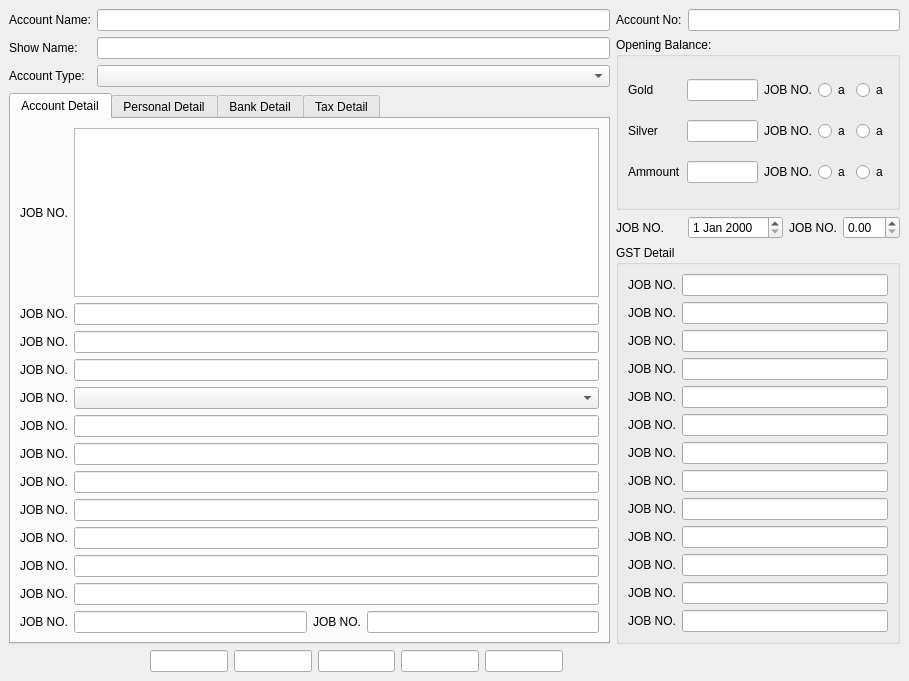
<?xml version="1.0" encoding="UTF-8"?>
<ui version="4.0">
 <class>Account</class>
 <widget class="QDialog" name="Account">
  <property name="geometry">
   <rect>
    <x>0</x>
    <y>0</y>
    <width>909</width>
    <height>681</height>
   </rect>
  </property>
  <property name="windowTitle">
   <string>Dialog</string>
  </property>
  <layout class="QGridLayout" name="gridLayout">
   <property name="leftMargin">
    <number>0</number>
   </property>
   <property name="topMargin">
    <number>0</number>
   </property>
   <property name="rightMargin">
    <number>0</number>
   </property>
   <property name="bottomMargin">
    <number>0</number>
   </property>
   <property name="spacing">
    <number>0</number>
   </property>
   <item row="0" column="0">
    <widget class="QStackedWidget" name="stackedWidget">
     <property name="currentIndex">
      <number>0</number>
     </property>
     <widget class="QWidget" name="page">
      <layout class="QGridLayout" name="gridLayout_2">
       <item row="4" column="14">
        <widget class="QDateEdit" name="dateEdit"/>
       </item>
       <item row="1" column="13" rowspan="3" colspan="4">
        <widget class="QGroupBox" name="groupBox">
         <property name="title">
          <string>Opening Balance:</string>
         </property>
         <layout class="QGridLayout" name="gridLayout_3">
          <item row="0" column="2">
           <widget class="QLabel" name="jobNoLabel_8">
            <property name="text">
             <string>JOB NO.</string>
            </property>
           </widget>
          </item>
          <item row="2" column="3">
           <widget class="QRadioButton" name="radioButton_3">
            <property name="text">
             <string>a</string>
            </property>
           </widget>
          </item>
          <item row="2" column="2">
           <widget class="QLabel" name="jobNoLabel_10">
            <property name="text">
             <string>JOB NO.</string>
            </property>
           </widget>
          </item>
          <item row="1" column="0">
           <widget class="QLabel" name="jobNoLabel_6">
            <property name="text">
             <string>Silver</string>
            </property>
           </widget>
          </item>
          <item row="0" column="0">
           <widget class="QLabel" name="jobNoLabel_5">
            <property name="text">
             <string>Gold </string>
            </property>
           </widget>
          </item>
          <item row="2" column="1">
           <widget class="QLineEdit" name="jobNoLineEdit_6"/>
          </item>
          <item row="0" column="1">
           <widget class="QLineEdit" name="jobNoLineEdit_4"/>
          </item>
          <item row="2" column="0">
           <widget class="QLabel" name="jobNoLabel_7">
            <property name="text">
             <string>Ammount</string>
            </property>
           </widget>
          </item>
          <item row="1" column="3">
           <widget class="QRadioButton" name="radioButton_2">
            <property name="text">
             <string>a</string>
            </property>
           </widget>
          </item>
          <item row="1" column="1">
           <widget class="QLineEdit" name="jobNoLineEdit_5"/>
          </item>
          <item row="0" column="3">
           <widget class="QRadioButton" name="radioButton">
            <property name="text">
             <string>a</string>
            </property>
           </widget>
          </item>
          <item row="1" column="2">
           <widget class="QLabel" name="jobNoLabel_9">
            <property name="text">
             <string>JOB NO.</string>
            </property>
           </widget>
          </item>
          <item row="0" column="4">
           <widget class="QRadioButton" name="radioButton_4">
            <property name="text">
             <string>a</string>
            </property>
           </widget>
          </item>
          <item row="1" column="4">
           <widget class="QRadioButton" name="radioButton_5">
            <property name="text">
             <string>a</string>
            </property>
           </widget>
          </item>
          <item row="2" column="4">
           <widget class="QRadioButton" name="radioButton_6">
            <property name="text">
             <string>a</string>
            </property>
           </widget>
          </item>
         </layout>
        </widget>
       </item>
       <item row="4" column="15">
        <widget class="QLabel" name="jobNoLabel_12">
         <property name="text">
          <string>JOB NO.</string>
         </property>
        </widget>
       </item>
       <item row="2" column="1" colspan="12">
        <widget class="QComboBox" name="comboBox"/>
       </item>
       <item row="8" column="9">
        <widget class="QLineEdit" name="jobNoLineEdit_9"/>
       </item>
       <item row="2" column="0">
        <widget class="QLabel" name="jobNoLabel_3">
         <property name="text">
          <string>Account Type:</string>
         </property>
        </widget>
       </item>
       <item row="1" column="0">
        <widget class="QLabel" name="jobNoLabel_2">
         <property name="text">
          <string>Show Name:</string>
         </property>
        </widget>
       </item>
       <item row="3" column="0" rowspan="5" colspan="13">
        <widget class="QTabWidget" name="tabWidget">
         <property name="currentIndex">
          <number>0</number>
         </property>
         <widget class="QWidget" name="accountDetail">
          <attribute name="title">
           <string>Account Detail</string>
          </attribute>
          <layout class="QGridLayout" name="gridLayout_4">
           <item row="12" column="1">
            <widget class="QLineEdit" name="lineEdit_12"/>
           </item>
           <item row="8" column="0">
            <widget class="QLabel" name="jobNoLabel_20">
             <property name="text">
              <string>JOB NO.</string>
             </property>
            </widget>
           </item>
           <item row="7" column="0">
            <widget class="QLabel" name="jobNoLabel_21">
             <property name="text">
              <string>JOB NO.</string>
             </property>
            </widget>
           </item>
           <item row="5" column="0">
            <widget class="QLabel" name="jobNoLabel_23">
             <property name="text">
              <string>JOB NO.</string>
             </property>
            </widget>
           </item>
           <item row="11" column="0">
            <widget class="QLabel" name="jobNoLabel_17">
             <property name="text">
              <string>JOB NO.</string>
             </property>
            </widget>
           </item>
           <item row="12" column="2">
            <widget class="QLabel" name="jobNoLabel_16">
             <property name="text">
              <string>JOB NO.</string>
             </property>
            </widget>
           </item>
           <item row="1" column="0">
            <widget class="QLabel" name="jobNoLabel_25">
             <property name="text">
              <string>JOB NO.</string>
             </property>
            </widget>
           </item>
           <item row="12" column="0">
            <widget class="QLabel" name="jobNoLabel_15">
             <property name="text">
              <string>JOB NO.</string>
             </property>
            </widget>
           </item>
           <item row="0" column="0">
            <widget class="QLabel" name="jobNoLabel_13">
             <property name="text">
              <string>JOB NO.</string>
             </property>
            </widget>
           </item>
           <item row="10" column="0">
            <widget class="QLabel" name="jobNoLabel_18">
             <property name="text">
              <string>JOB NO.</string>
             </property>
            </widget>
           </item>
           <item row="9" column="0">
            <widget class="QLabel" name="jobNoLabel_19">
             <property name="text">
              <string>JOB NO.</string>
             </property>
            </widget>
           </item>
           <item row="3" column="0">
            <widget class="QLabel" name="jobNoLabel_24">
             <property name="text">
              <string>JOB NO.</string>
             </property>
            </widget>
           </item>
           <item row="2" column="0">
            <widget class="QLabel" name="jobNoLabel_14">
             <property name="text">
              <string>JOB NO.</string>
             </property>
            </widget>
           </item>
           <item row="12" column="3">
            <widget class="QLineEdit" name="lineEdit_13"/>
           </item>
           <item row="6" column="0">
            <widget class="QLabel" name="jobNoLabel_22">
             <property name="text">
              <string>JOB NO.</string>
             </property>
            </widget>
           </item>
           <item row="4" column="0">
            <widget class="QLabel" name="jobNoLabel_26">
             <property name="text">
              <string>JOB NO.</string>
             </property>
            </widget>
           </item>
           <item row="0" column="1" colspan="3">
            <widget class="QTextEdit" name="textEdit"/>
           </item>
           <item row="1" column="1" colspan="3">
            <widget class="QLineEdit" name="lineEdit_10"/>
           </item>
           <item row="2" column="1" colspan="3">
            <widget class="QLineEdit" name="lineEdit"/>
           </item>
           <item row="3" column="1" colspan="3">
            <widget class="QLineEdit" name="lineEdit_11"/>
           </item>
           <item row="5" column="1" colspan="3">
            <widget class="QLineEdit" name="lineEdit_8"/>
           </item>
           <item row="6" column="1" colspan="3">
            <widget class="QLineEdit" name="lineEdit_7"/>
           </item>
           <item row="7" column="1" colspan="3">
            <widget class="QLineEdit" name="lineEdit_6"/>
           </item>
           <item row="8" column="1" colspan="3">
            <widget class="QLineEdit" name="lineEdit_4"/>
           </item>
           <item row="9" column="1" colspan="3">
            <widget class="QLineEdit" name="lineEdit_5"/>
           </item>
           <item row="10" column="1" colspan="3">
            <widget class="QLineEdit" name="lineEdit_3"/>
           </item>
           <item row="11" column="1" colspan="3">
            <widget class="QLineEdit" name="lineEdit_2"/>
           </item>
           <item row="4" column="1" colspan="3">
            <widget class="QComboBox" name="comboBox_2"/>
           </item>
          </layout>
         </widget>
         <widget class="QWidget" name="personalDetail">
          <attribute name="title">
           <string>Personal Detail</string>
          </attribute>
          <layout class="QGridLayout" name="gridLayout_5">
           <item row="10" column="2">
            <spacer name="horizontalSpacer_15">
             <property name="orientation">
              <enum>Qt::Orientation::Horizontal</enum>
             </property>
             <property name="sizeHint" stdset="0">
              <size>
               <width>40</width>
               <height>20</height>
              </size>
             </property>
            </spacer>
           </item>
           <item row="5" column="1" colspan="8">
            <widget class="QLineEdit" name="jobNoLineEdit_17"/>
           </item>
           <item row="7" column="0">
            <widget class="QLabel" name="jobNoLabel_34">
             <property name="text">
              <string>JOB NO.</string>
             </property>
            </widget>
           </item>
           <item row="4" column="0">
            <widget class="QLabel" name="jobNoLabel_31">
             <property name="text">
              <string>JOB NO.</string>
             </property>
            </widget>
           </item>
           <item row="10" column="0">
            <spacer name="horizontalSpacer">
             <property name="orientation">
              <enum>Qt::Orientation::Horizontal</enum>
             </property>
             <property name="sizeHint" stdset="0">
              <size>
               <width>40</width>
               <height>20</height>
              </size>
             </property>
            </spacer>
           </item>
           <item row="10" column="6">
            <spacer name="horizontalSpacer_11">
             <property name="orientation">
              <enum>Qt::Orientation::Horizontal</enum>
             </property>
             <property name="sizeHint" stdset="0">
              <size>
               <width>40</width>
               <height>20</height>
              </size>
             </property>
            </spacer>
           </item>
           <item row="3" column="1" colspan="8">
            <widget class="QLineEdit" name="jobNoLineEdit_15"/>
           </item>
           <item row="10" column="5">
            <spacer name="horizontalSpacer_12">
             <property name="orientation">
              <enum>Qt::Orientation::Horizontal</enum>
             </property>
             <property name="sizeHint" stdset="0">
              <size>
               <width>40</width>
               <height>20</height>
              </size>
             </property>
            </spacer>
           </item>
           <item row="0" column="1" colspan="8">
            <widget class="QLineEdit" name="jobNoLineEdit_12"/>
           </item>
           <item row="10" column="4">
            <spacer name="horizontalSpacer_13">
             <property name="orientation">
              <enum>Qt::Orientation::Horizontal</enum>
             </property>
             <property name="sizeHint" stdset="0">
              <size>
               <width>40</width>
               <height>20</height>
              </size>
             </property>
            </spacer>
           </item>
           <item row="2" column="0">
            <widget class="QLabel" name="jobNoLabel_29">
             <property name="text">
              <string>JOB NO.</string>
             </property>
            </widget>
           </item>
           <item row="3" column="0">
            <widget class="QLabel" name="jobNoLabel_30">
             <property name="text">
              <string>JOB NO.</string>
             </property>
            </widget>
           </item>
           <item row="0" column="0">
            <widget class="QLabel" name="jobNoLabel_27">
             <property name="text">
              <string>JOB NO.</string>
             </property>
            </widget>
           </item>
           <item row="6" column="0">
            <widget class="QLabel" name="jobNoLabel_33">
             <property name="text">
              <string>JOB NO.</string>
             </property>
            </widget>
           </item>
           <item row="7" column="8">
            <widget class="QRadioButton" name="radioButton_8">
             <property name="text">
              <string>RadioButton</string>
             </property>
            </widget>
           </item>
           <item row="1" column="0">
            <widget class="QLabel" name="jobNoLabel_28">
             <property name="text">
              <string>JOB NO.</string>
             </property>
            </widget>
           </item>
           <item row="6" column="1" colspan="8">
            <widget class="QDateEdit" name="dateEdit_2"/>
           </item>
           <item row="7" column="1">
            <widget class="QRadioButton" name="radioButton_7">
             <property name="text">
              <string>RadioButton</string>
             </property>
            </widget>
           </item>
           <item row="8" column="0">
            <widget class="QLabel" name="jobNoLabel_35">
             <property name="text">
              <string>JOB NO.</string>
             </property>
            </widget>
           </item>
           <item row="10" column="8">
            <spacer name="horizontalSpacer_5">
             <property name="orientation">
              <enum>Qt::Orientation::Horizontal</enum>
             </property>
             <property name="sizeHint" stdset="0">
              <size>
               <width>40</width>
               <height>20</height>
              </size>
             </property>
            </spacer>
           </item>
           <item row="4" column="1" colspan="8">
            <widget class="QLineEdit" name="jobNoLineEdit_16"/>
           </item>
           <item row="10" column="7">
            <spacer name="horizontalSpacer_10">
             <property name="orientation">
              <enum>Qt::Orientation::Horizontal</enum>
             </property>
             <property name="sizeHint" stdset="0">
              <size>
               <width>40</width>
               <height>20</height>
              </size>
             </property>
            </spacer>
           </item>
           <item row="2" column="1" colspan="8">
            <widget class="QLineEdit" name="jobNoLineEdit_14"/>
           </item>
           <item row="1" column="1" colspan="8">
            <widget class="QLineEdit" name="jobNoLineEdit_13"/>
           </item>
           <item row="5" column="0">
            <widget class="QLabel" name="jobNoLabel_32">
             <property name="text">
              <string>JOB NO.</string>
             </property>
            </widget>
           </item>
           <item row="10" column="3">
            <spacer name="horizontalSpacer_14">
             <property name="orientation">
              <enum>Qt::Orientation::Horizontal</enum>
             </property>
             <property name="sizeHint" stdset="0">
              <size>
               <width>40</width>
               <height>20</height>
              </size>
             </property>
            </spacer>
           </item>
           <item row="10" column="1">
            <spacer name="horizontalSpacer_4">
             <property name="orientation">
              <enum>Qt::Orientation::Horizontal</enum>
             </property>
             <property name="sizeHint" stdset="0">
              <size>
               <width>40</width>
               <height>20</height>
              </size>
             </property>
            </spacer>
           </item>
           <item row="8" column="1" colspan="8">
            <widget class="QComboBox" name="comboBox_3"/>
           </item>
           <item row="9" column="0" colspan="9">
            <widget class="QTableView" name="tableView_3"/>
           </item>
          </layout>
         </widget>
         <widget class="QWidget" name="bankDetail">
          <attribute name="title">
           <string>Bank Detail</string>
          </attribute>
          <layout class="QFormLayout" name="formLayout">
           <item row="0" column="0" colspan="2">
            <widget class="QTableView" name="tableView"/>
           </item>
          </layout>
         </widget>
         <widget class="QWidget" name="taxDetail">
          <attribute name="title">
           <string>Tax Detail</string>
          </attribute>
          <layout class="QFormLayout" name="formLayout_2">
           <item row="0" column="0" colspan="2">
            <widget class="QTableView" name="tableView_2"/>
           </item>
          </layout>
         </widget>
        </widget>
       </item>
       <item row="8" column="4">
        <spacer name="horizontalSpacer_3">
         <property name="orientation">
          <enum>Qt::Orientation::Horizontal</enum>
         </property>
         <property name="sizeHint" stdset="0">
          <size>
           <width>40</width>
           <height>20</height>
          </size>
         </property>
        </spacer>
       </item>
       <item row="8" column="6">
        <widget class="QLineEdit" name="jobNoLineEdit_7"/>
       </item>
       <item row="0" column="1" colspan="12">
        <widget class="QLineEdit" name="jobNoLineEdit"/>
       </item>
       <item row="8" column="8">
        <widget class="QLineEdit" name="jobNoLineEdit_8"/>
       </item>
       <item row="4" column="13">
        <widget class="QLabel" name="jobNoLabel_11">
         <property name="text">
          <string>JOB NO.</string>
         </property>
        </widget>
       </item>
       <item row="8" column="10">
        <spacer name="horizontalSpacer_2">
         <property name="orientation">
          <enum>Qt::Orientation::Horizontal</enum>
         </property>
         <property name="sizeHint" stdset="0">
          <size>
           <width>40</width>
           <height>20</height>
          </size>
         </property>
        </spacer>
       </item>
       <item row="4" column="16">
        <widget class="QDoubleSpinBox" name="doubleSpinBox"/>
       </item>
       <item row="8" column="12">
        <spacer name="horizontalSpacer_6">
         <property name="orientation">
          <enum>Qt::Orientation::Horizontal</enum>
         </property>
         <property name="sizeHint" stdset="0">
          <size>
           <width>40</width>
           <height>20</height>
          </size>
         </property>
        </spacer>
       </item>
       <item row="0" column="0">
        <widget class="QLabel" name="jobNoLabel">
         <property name="text">
          <string>Account Name:</string>
         </property>
        </widget>
       </item>
       <item row="0" column="14" colspan="3">
        <widget class="QLineEdit" name="jobNoLineEdit_3"/>
       </item>
       <item row="8" column="7">
        <widget class="QLineEdit" name="jobNoLineEdit_11"/>
       </item>
       <item row="0" column="13">
        <widget class="QLabel" name="jobNoLabel_4">
         <property name="text">
          <string>Account No:</string>
         </property>
        </widget>
       </item>
       <item row="8" column="2">
        <spacer name="horizontalSpacer_8">
         <property name="orientation">
          <enum>Qt::Orientation::Horizontal</enum>
         </property>
         <property name="sizeHint" stdset="0">
          <size>
           <width>40</width>
           <height>20</height>
          </size>
         </property>
        </spacer>
       </item>
       <item row="8" column="3">
        <spacer name="horizontalSpacer_9">
         <property name="orientation">
          <enum>Qt::Orientation::Horizontal</enum>
         </property>
         <property name="sizeHint" stdset="0">
          <size>
           <width>40</width>
           <height>20</height>
          </size>
         </property>
        </spacer>
       </item>
       <item row="1" column="1" colspan="12">
        <widget class="QLineEdit" name="jobNoLineEdit_2"/>
       </item>
       <item row="8" column="11">
        <spacer name="horizontalSpacer_7">
         <property name="orientation">
          <enum>Qt::Orientation::Horizontal</enum>
         </property>
         <property name="sizeHint" stdset="0">
          <size>
           <width>40</width>
           <height>20</height>
          </size>
         </property>
        </spacer>
       </item>
       <item row="8" column="5">
        <widget class="QLineEdit" name="jobNoLineEdit_10"/>
       </item>
       <item row="5" column="13" rowspan="3" colspan="4">
        <widget class="QGroupBox" name="groupBox_2">
         <property name="title">
          <string>GST Detail</string>
         </property>
         <layout class="QGridLayout" name="gridLayout_6">
          <item row="8" column="1">
           <widget class="QLineEdit" name="jobNoLineEdit_26"/>
          </item>
          <item row="4" column="0">
           <widget class="QLabel" name="jobNoLabel_41">
            <property name="text">
             <string>JOB NO.</string>
            </property>
           </widget>
          </item>
          <item row="5" column="1">
           <widget class="QLineEdit" name="jobNoLineEdit_24"/>
          </item>
          <item row="0" column="0">
           <widget class="QLabel" name="jobNoLabel_36">
            <property name="text">
             <string>JOB NO.</string>
            </property>
           </widget>
          </item>
          <item row="7" column="0">
           <widget class="QLabel" name="jobNoLabel_37">
            <property name="text">
             <string>JOB NO.</string>
            </property>
           </widget>
          </item>
          <item row="10" column="1">
           <widget class="QLineEdit" name="jobNoLineEdit_28"/>
          </item>
          <item row="1" column="0">
           <widget class="QLabel" name="jobNoLabel_38">
            <property name="text">
             <string>JOB NO.</string>
            </property>
           </widget>
          </item>
          <item row="6" column="1">
           <widget class="QLineEdit" name="jobNoLineEdit_25"/>
          </item>
          <item row="3" column="0">
           <widget class="QLabel" name="jobNoLabel_40">
            <property name="text">
             <string>JOB NO.</string>
            </property>
           </widget>
          </item>
          <item row="1" column="1">
           <widget class="QLineEdit" name="jobNoLineEdit_20"/>
          </item>
          <item row="11" column="1">
           <widget class="QLineEdit" name="jobNoLineEdit_29"/>
          </item>
          <item row="6" column="0">
           <widget class="QLabel" name="jobNoLabel_43">
            <property name="text">
             <string>JOB NO.</string>
            </property>
           </widget>
          </item>
          <item row="0" column="1">
           <widget class="QLineEdit" name="jobNoLineEdit_18"/>
          </item>
          <item row="5" column="0">
           <widget class="QLabel" name="jobNoLabel_42">
            <property name="text">
             <string>JOB NO.</string>
            </property>
           </widget>
          </item>
          <item row="4" column="1">
           <widget class="QLineEdit" name="jobNoLineEdit_23"/>
          </item>
          <item row="3" column="1">
           <widget class="QLineEdit" name="jobNoLineEdit_22"/>
          </item>
          <item row="2" column="0">
           <widget class="QLabel" name="jobNoLabel_39">
            <property name="text">
             <string>JOB NO.</string>
            </property>
           </widget>
          </item>
          <item row="7" column="1">
           <widget class="QLineEdit" name="jobNoLineEdit_19"/>
          </item>
          <item row="9" column="1">
           <widget class="QLineEdit" name="jobNoLineEdit_27"/>
          </item>
          <item row="2" column="1">
           <widget class="QLineEdit" name="jobNoLineEdit_21"/>
          </item>
          <item row="12" column="1">
           <widget class="QLineEdit" name="jobNoLineEdit_30"/>
          </item>
          <item row="8" column="0">
           <widget class="QLabel" name="jobNoLabel_44">
            <property name="text">
             <string>JOB NO.</string>
            </property>
           </widget>
          </item>
          <item row="9" column="0">
           <widget class="QLabel" name="jobNoLabel_45">
            <property name="text">
             <string>JOB NO.</string>
            </property>
           </widget>
          </item>
          <item row="10" column="0">
           <widget class="QLabel" name="jobNoLabel_46">
            <property name="text">
             <string>JOB NO.</string>
            </property>
           </widget>
          </item>
          <item row="11" column="0">
           <widget class="QLabel" name="jobNoLabel_47">
            <property name="text">
             <string>JOB NO.</string>
            </property>
           </widget>
          </item>
          <item row="12" column="0">
           <widget class="QLabel" name="jobNoLabel_48">
            <property name="text">
             <string>JOB NO.</string>
            </property>
           </widget>
          </item>
         </layout>
        </widget>
       </item>
      </layout>
     </widget>
     <widget class="QWidget" name="page_2"/>
    </widget>
   </item>
  </layout>
 </widget>
 <resources/>
 <connections/>
</ui>
